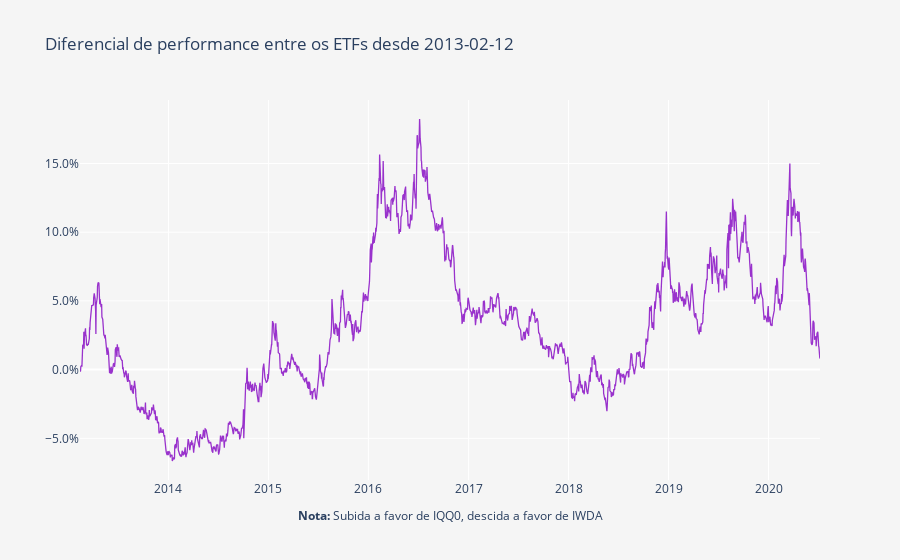

The code cell stored with this chart in its notebook:
### Code cell
layout = go.Layout(
    title='Diferencial de performance entre os ETFs desde ' + Begin,
    plot_bgcolor='#f5f5f5',
    paper_bgcolor='#f5f5f5',
    xaxis=dict(
        title='<b>Nota:</b> Subida a favor de IQQ0, descida a favor de IWDA',
        showgrid=True,
        titlefont=dict(size=12),
    ),
    yaxis=dict(
        title='',
        showgrid=True,
        zeroline=True, # Adicionar ou não a zero line
        tickformat=".1%" # tickformat=".2%" se quiseres mais casas decimais
    ))

trace0 = go.Scatter(
    x = fundos.index,
    y = (round(((fundos.iloc[:, 1] / fundos.iloc[:, 0])- 1), 5)),
    name = 'Portfolio',
    line = dict(
        color = 'darkorchid',
        width = 1.3)
)

data = [trace0]
        
fig = go.Figure(data=data, layout=layout)
py.iplot(fig)

### Figure 1 — Plotly figure (JSON) as saved in the notebook; plotly's stock layout.template omitted (floating-point values rounded to 4 significant figures; data arrays with more than 128 entries replaced by an {"elided": "..."} marker saying what was removed)
{"data": [{"line": {"color": "darkorchid", "width": 1.3}, "name": "Portfolio", "type": "scatter", "x": {"elided": "1890 str values"}, "y": {"elided": "1890 float values"}}], "layout": {"autosize": true, "paper_bgcolor": "#f5f5f5", "plot_bgcolor": "#f5f5f5", "title": {"text": "Diferencial de performance entre os ETFs desde 2013-02-12"}, "xaxis": {"autorange": true, "range": ["2013-02-12", "2020-07-07"], "showgrid": true, "title": {"font": {"size": 12}, "text": "<b>Nota:</b> Subida a favor de IQQ0, descida a favor de IWDA"}, "type": "date"}, "yaxis": {"autorange": true, "range": [-0.08033, 0.1962], "showgrid": true, "tickformat": ".1%", "title": {"text": ""}, "type": "linear", "zeroline": true}}}
